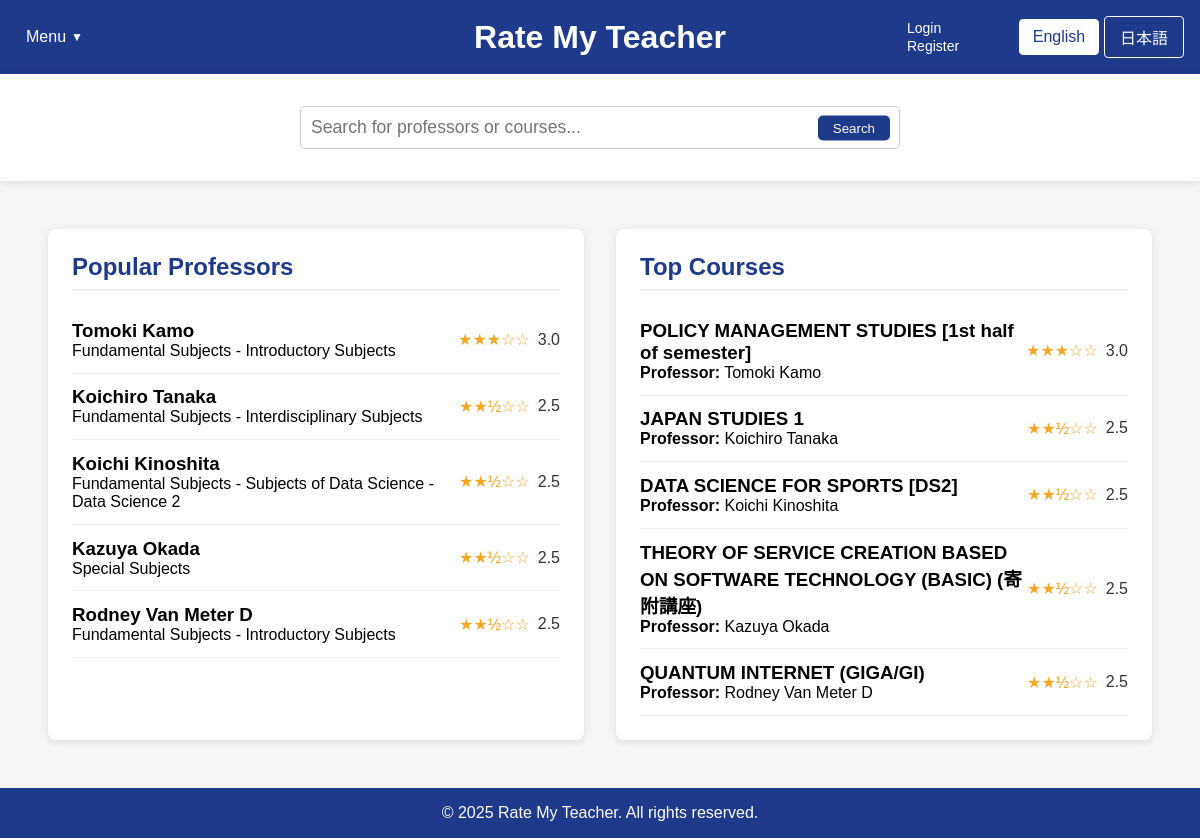
Page /home_fallback.php on the earlier database version.
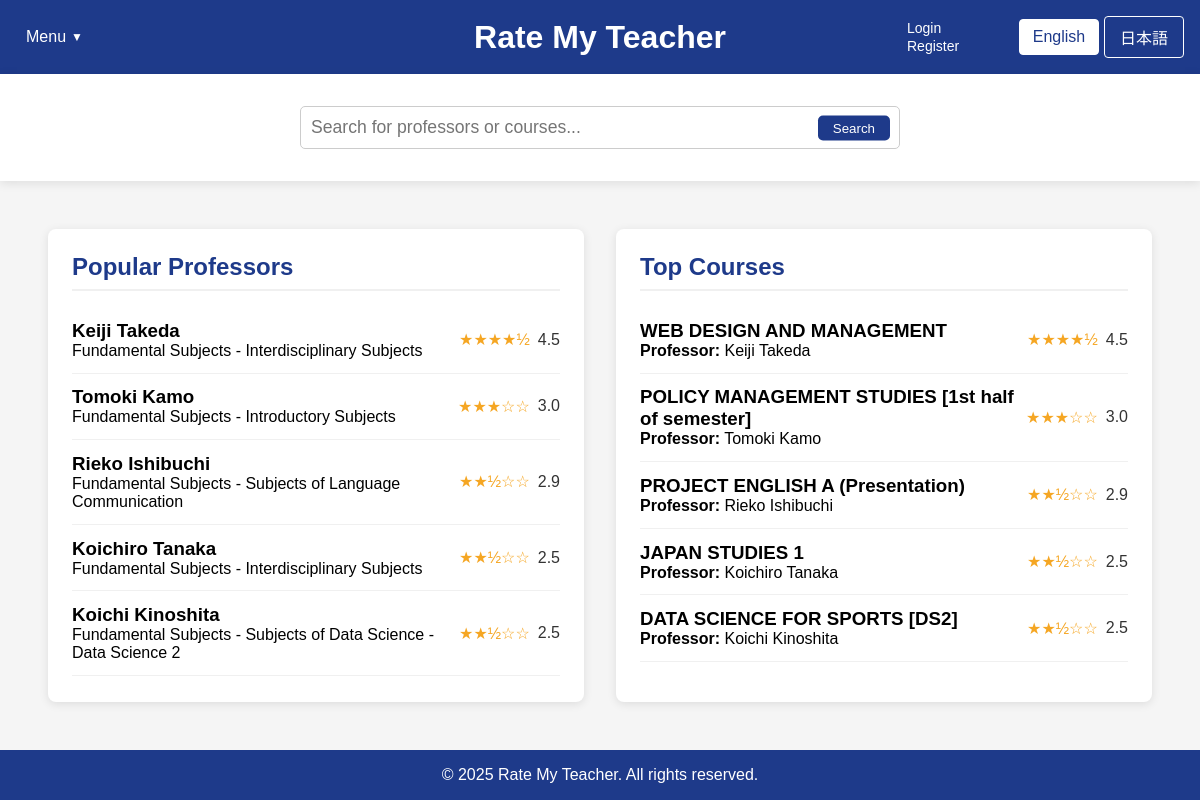
Same page on the later database version.
### tables this page shows
CREATE TABLE professors (
        id INTEGER PRIMARY KEY AUTOINCREMENT,
        name TEXT NOT NULL,
        department TEXT,
        bio TEXT,
        avg_content_quality REAL DEFAULT 0,
        avg_difficulty REAL DEFAULT 0,
        overall_rating REAL DEFAULT 0,
        review_count INTEGER DEFAULT 0
    );

CREATE TABLE courses (
        id INTEGER PRIMARY KEY AUTOINCREMENT,
        name TEXT NOT NULL,
        course_code TEXT,
        description TEXT,
        professor_id INTEGER,
        semester TEXT,
        avg_content_quality REAL DEFAULT 0,
        avg_difficulty REAL DEFAULT 0,
        overall_rating REAL DEFAULT 0,
        review_count INTEGER DEFAULT 0,
        FOREIGN KEY (professor_id) REFERENCES professors(id) ON DELETE SET NULL
    );

### home_fallback.php (the view, shortened to what the changed rows need)
<?php
$isLoggedIn = isset($_SESSION["loggedin"]) && $_SESSION["loggedin"] === true;
require_once 'config.php';
function getTopProfessors($limit = 5) {
    global $conn;
    $professors = [];
    try {
        $ratingCount = 0;
        $ratingCheckResult = $conn->query("SELECT COUNT(*) as count FROM ratings");
        if ($ratingCheckResult) {
            $ratingCountRow = $ratingCheckResult->fetchArray(SQLITE3_ASSOC);
            $ratingCount = $ratingCountRow['count'];
        }
        if ($ratingCount > 0) {
            $hasProfRatingColumns = false;
            $columnsResult = $conn->query("PRAGMA table_info(professors)");
            while ($col = $columnsResult->fetchArray(SQLITE3_ASSOC)) {
                if ($col['name'] === 'avg_content_quality' || $col['name'] === 'overall_rating') {
                    $hasProfRatingColumns = true;
                    break;
                }
            }
            if ($hasProfRatingColumns) {
                $stmt = $conn->prepare("
                    SELECT id, name, department,
                           COALESCE(overall_rating, (avg_content_quality + avg_difficulty) / 2) as avg_rating,
                           COALESCE(avg_content_quality, 0) as avg_content_quality,
                           COALESCE(avg_difficulty, 0) as avg_difficulty,
                           COALESCE(review_count, 0) as review_count
                    FROM professors
                    WHERE COALESCE(review_count, 0) > 0
                    ORDER BY avg_rating DESC, review_count DESC
                    LIMIT :limit
                ");
            }
            $stmt->bindValue(':limit', $limit, SQLITE3_INTEGER);
            $result = $stmt->execute();
            while ($row = $result->fetchArray(SQLITE3_ASSOC)) {
                if (isset($row['avg_rating']) && $row['avg_rating'] !== null) {
                    $row['avg_rating'] = number_format((float)$row['avg_rating'], 1);
                } else {
                    $row['avg_rating'] = "N/A";
                }
                $professors[] = $row;
            }
        }
    } catch (Exception $e) {
        error_log("Error fetching top professors: " . $e->getMessage());
    }
    return $professors;
}
function getTopCourses($limit = 5) {
    global $conn;
    $courses = [];
    try {
        $ratingCount = 0;
        $ratingCheckResult = $conn->query("SELECT COUNT(*) as count FROM ratings");
        if ($ratingCheckResult) {
            $ratingCountRow = $ratingCheckResult->fetchArray(SQLITE3_ASSOC);
            $ratingCount = $ratingCountRow['count'];
        }
        if ($ratingCount > 0) {
            $hasCourseRatingColumns = false;
            $columnsResult = $conn->query("PRAGMA table_info(courses)");
            while ($col = $columnsResult->fetchArray(SQLITE3_ASSOC)) {
                if ($col['name'] === 'avg_content_quality') {
                    $hasCourseRatingColumns = true;
                    break;
                }
            }
            if ($hasCourseRatingColumns) {
                $stmt = $conn->prepare("
                    SELECT c.id, c.name as course_name, c.course_code,
                        COALESCE(c.avg_content_quality, 0) as avg_content_quality,
                        COALESCE(c.avg_difficulty, 0) as avg_difficulty,
                        (COALESCE(c.avg_content_quality, 0) + (5 - COALESCE(c.avg_difficulty, 0))) / 2 as avg_rating,
                        COALESCE(c.review_count, 0) as review_count,
                        p.name as professor_name
                    FROM courses c
                    LEFT JOIN professors p ON c.professor_id = p.id
                    WHERE COALESCE(c.review_count, 0) > 0
                    ORDER BY avg_rating DESC, review_count DESC
                    LIMIT :limit
                ");
            }
            $stmt->bindValue(':limit', $limit, SQLITE3_INTEGER);
            $result = $stmt->execute();
            while ($row = $result->fetchArray(SQLITE3_ASSOC)) {
                if (isset($row['avg_rating']) && $row['avg_rating'] !== null) {
                    $row['avg_rating'] = number_format((float)$row['avg_rating'], 1);
                } else {
                    $row['avg_rating'] = "N/A";
                }
                $courses[] = $row;
            }
        }
    } catch (Exception $e) {
        error_log("Error fetching top courses: " . $e->getMessage());
    }
    return $courses;
}
$topProfessors = getTopProfessors(5);
$topCourses = getTopCourses(5);
?>
<!DOCTYPE html>
<html lang="en">
<head>
    <link rel="stylesheet" href="css/style.css">
</head>
<body>
    <div class="container">
        <header>
                    <?php
                    $currentLang = isset($_COOKIE['language']) && $_COOKIE['language'] == 'ja' ? 'ja' : 'en';
                    ?>
            <div class="header-center">
                <div class="logo">
                    <h1><a href="home.php" style="color: white; text-decoration: none;"><?php echo $currentLang == 'ja' ? 'Rate My Teacher' : 'Rate My Teacher'; ?></a></h1>
                </div>
            </div>
        </header>
        <main style="flex: 1; display: flex; padding: 2rem;">
            <div id="popular-professors" class="content-box" style="flex: 1; background-color: white; margin: 1rem; padding: 1.5rem; border-radius: 8px; box-shadow: 0 2px 10px rgba(0,0,0,0.1);">
                <h2><?php echo $currentLang == 'ja' ? '人気の教授' : 'Popular Professors'; ?></h2>
                <div class="professor-list">
                    <?php foreach ($topProfessors as $professor): ?>
                    <a href="professor_page_template.php?name=<?php echo urlencode(str_replace(' ', '',$professor['name'])); ?>&lang=<?php echo $currentLang; ?>" style="text-decoration: none; color: inherit;">
                        <div class="professor-item" data-id="<?php echo $isLoggedIn ? $professor['id'] : 'login-required'; ?>">
                            <div>
                                <h3><?php echo htmlspecialchars($professor['name']); ?></h3>
                                <p><?php echo htmlspecialchars($professor['department'] ?? 'Unknown Department'); ?></p>
                            </div>
                            <div class="rating">
                                <?php
                                if ($professor['avg_rating'] !== 'N/A' && $professor['avg_rating'] > 0) {
                                    $fullStars = floor($professor['avg_rating']);
                                    $hasHalfStar = $professor['avg_rating'] - $fullStars >= 0.5;
                                    echo str_repeat('★', $fullStars);
                                    echo $hasHalfStar ? '½' : '';
                                    echo str_repeat('☆', 5 - $fullStars - ($hasHalfStar ? 1 : 0));
                                    echo ' <span>' . $professor['avg_rating'] . '</span>';
                                } else {
                                    echo '☆☆☆☆☆ <span>No ratings</span>';
                                }
                                ?>
                            </div>
                        </div>
                    </a>
                    <?php endforeach; ?>
                </div>
            </div>
            <div id="top-courses" class="content-box" style="flex: 1; background-color: white; margin: 1rem; padding: 1.5rem; border-radius: 8px; box-shadow: 0 2px 10px rgba(0,0,0,0.1);">
                <h2><?php echo $currentLang == 'ja' ? '人気のコース' : 'Top Courses'; ?></h2>
                <div class="course-list">
                    <?php foreach ($topCourses as $course): ?>
                    <a href="course.php?course=<?php echo urlencode($course['course_name'] ?? $course['name']); ?>&professor=<?php echo urlencode($course['professor_name'] ?? ''); ?>&lang=<?php echo $currentLang; ?>" style="text-decoration: none; color: inherit;">
                        <div class="course-item" data-id="<?php echo $isLoggedIn ? $course['id'] : 'login-required'; ?>">
                            <div>
                                <h3><?php echo htmlspecialchars($course['course_name'] ?? $course['name']); ?></h3>
                                <p><strong>Professor:</strong> <?php echo htmlspecialchars($course['professor_name'] ?? 'Unknown Professor'); ?></p>
                            </div>
                            <div class="rating">
                                <?php
                                if ($course['avg_rating'] !== 'N/A' && $course['avg_rating'] > 0) {
                                    $fullStars = floor($course['avg_rating']);
                                    $hasHalfStar = $course['avg_rating'] - $fullStars >= 0.5;
                                    echo str_repeat('★', $fullStars);
                                    echo $hasHalfStar ? '½' : '';
                                    echo str_repeat('☆', 5 - $fullStars - ($hasHalfStar ? 1 : 0));
                                    echo ' <span>' . $course['avg_rating'] . '</span>';
                                } else {
                                    echo '☆☆☆☆☆ <span>No ratings</span>';
                                }
                                ?>
                            </div>
                        </div>
                    </a>
                    <?php endforeach; ?>
                </div>
            </div>
        </main>
    </div>
</body>
</html>

Differences in the rows shown:
no longer on this page (row unchanged): professors: name "Kazuya Okada", department "Special Subjects", fullStars "★★", shows "½", hasHalfStar "☆☆", avg_rating "2.5"
no longer on this page (row unchanged): professors: name "Rodney Van Meter D", department "Fundamental Subjects - Introductory Subjects", fullStars "★★", shows "½", hasHalfStar "☆☆", avg_rating "2.5"
no longer on this page (row unchanged): courses: name "THEORY OF SERVICE CREATION BASED ON SOFTWARE TECHNOLOGY (BASIC) (寄附講座)", professor.name "Kazuya Okada", fullStars "★★", shows "½", hasHalfStar "☆☆", avg_rating "2.5"
no longer on this page (row unchanged): courses: name "QUANTUM INTERNET (GIGA/GI)", professor.name "Rodney Van Meter D", fullStars "★★", shows "½", hasHalfStar "☆☆", avg_rating "2.5"
now on this page (row edited): professors: name "Keiji Takeda", department "Fundamental Subjects - Interdisciplinary Subjects", fullStars "★★★★", shows "½", avg_rating "4.5"
now on this page (row edited): professors: name "Rieko Ishibuchi", department "Fundamental Subjects - Subjects of Language Communication", fullStars "★★", shows "½", hasHalfStar "☆☆", avg_rating "2.9"
now on this page (row edited): courses: name "WEB DESIGN AND MANAGEMENT", professor.name "Keiji Takeda", fullStars "★★★★", shows "½", avg_rating "4.5"
now on this page (row edited): courses: name "PROJECT ENGLISH A (Presentation)", professor.name "Rieko Ishibuchi", fullStars "★★", shows "½", hasHalfStar "☆☆", avg_rating "2.9"
